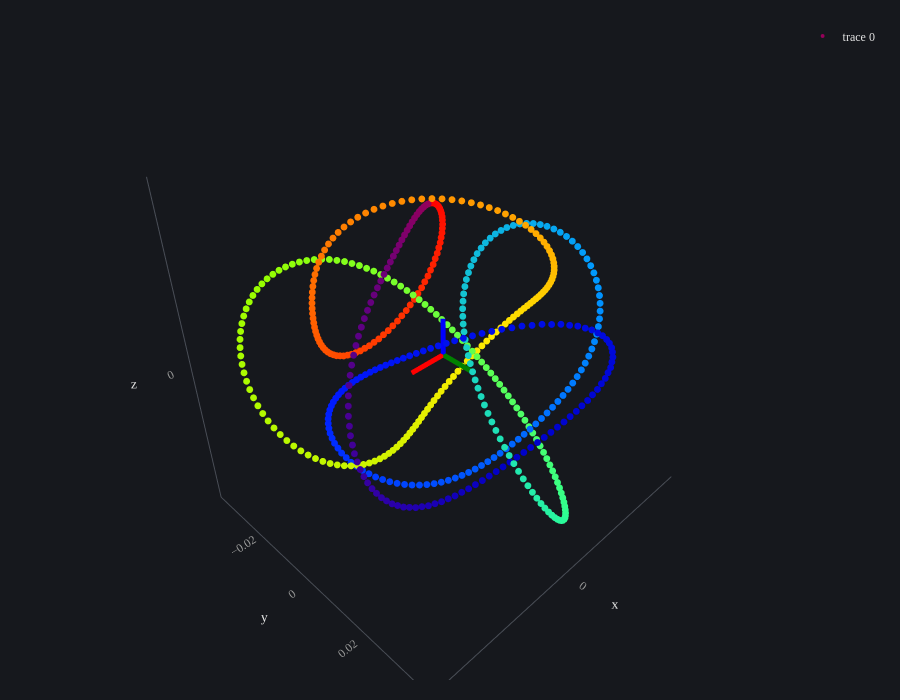

The code cell stored with this chart in its notebook:
### Markdown cell above
### load a relaxed knot

### Code cell
import numpy as np
from geometry_mnist.plotly.plots import plot_pts
from geometry_mnist.paths import ROOT

pts = np.load(ROOT/"data/knot_relaxed.npy")
plot_pts(pts, kos_len=0.01)

### Figure 1 — Plotly figure (JSON) as saved in the notebook; plotly's stock layout.template omitted (floating-point values rounded to 4 significant figures; data arrays with more than 128 entries replaced by an {"elided": "..."} marker saying what was removed)
{"data": [{"marker": {"color": {"elided": "512 int values"}, "colorscale": [[0, "rgb(150,0,90)"], [0.125, "rgb(0,0,200)"], [0.25, "rgb(0,25,255)"], [0.375, "rgb(0,152,255)"], [0.5, "rgb(44,255,150)"], [0.625, "rgb(151,255,0)"], [0.75, "rgb(255,234,0)"], [0.875, "rgb(255,111,0)"], [1, "rgb(255,0,0)"]], "size": 4}, "type": "scatter3d", "x": {"elided": "512 float values"}, "y": {"elided": "512 float values"}, "z": {"elided": "512 float values"}}, {"hoverinfo": "skip", "line": {"color": "red", "width": 10}, "mode": "lines", "showlegend": false, "type": "scatter3d", "x": [0, 0.01], "y": [0, 0], "z": [0, 0]}, {"hoverinfo": "skip", "line": {"color": "green", "width": 10}, "mode": "lines", "showlegend": false, "type": "scatter3d", "x": [0, 0], "y": [0, 0.01], "z": [0, 0]}, {"hoverinfo": "skip", "line": {"color": "blue", "width": 10}, "mode": "lines", "showlegend": false, "type": "scatter3d", "x": [0, 0], "y": [0, 0], "z": [0, 0.01]}], "layout": {"height": 700, "scene": {"aspectmode": "data"}}}
